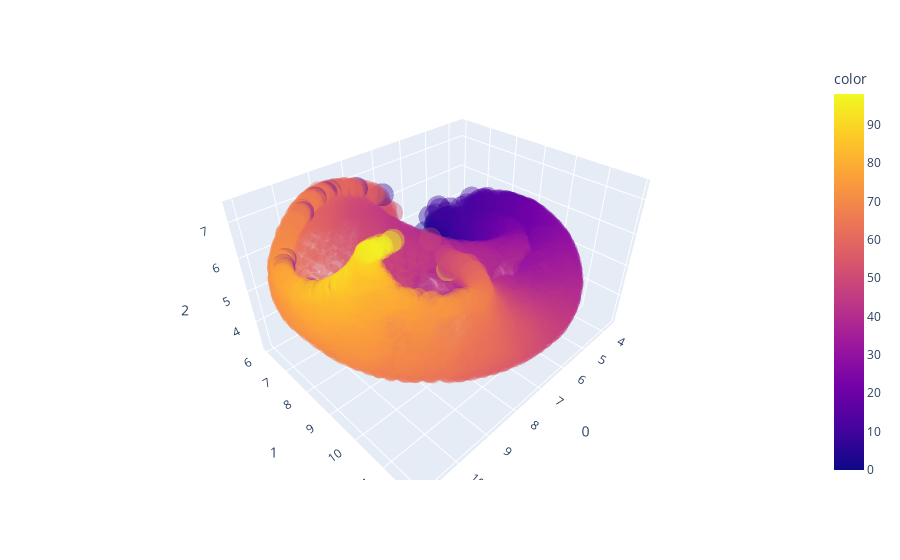

Notebook cell for this chart:
### Markdown cell above
## Low-D Representation of activity

### Code cell
embedding, reducer = an.lowD_reduce(if_pca=False,n_components=3,plot=True,n_neighbors=500)

### Figure 1 — Plotly figure (JSON) as saved in the notebook; plotly's stock layout.template omitted (floating-point values rounded to 4 significant figures; data arrays with more than 128 entries replaced by an {"elided": "..."} marker saying what was removed)
{"data": [{"hovertemplate": "0=%{x}<br>1=%{y}<br>2=%{z}<br>color=%{marker.color}<extra></extra>", "legendgroup": "", "marker": {"color": {"elided": "2500 int values"}, "coloraxis": "coloraxis", "opacity": 0.4, "symbol": "circle"}, "mode": "markers", "name": "", "scene": "scene", "showlegend": false, "type": "scatter3d", "x": {"elided": "2500 float values"}, "y": {"elided": "2500 float values"}, "z": {"elided": "2500 float values"}}], "layout": {"coloraxis": {"colorbar": {"title": {"text": "color"}}, "colorscale": [[0, "#0d0887"], [0.1111, "#46039f"], [0.2222, "#7201a8"], [0.3333, "#9c179e"], [0.4444, "#bd3786"], [0.5556, "#d8576b"], [0.6667, "#ed7953"], [0.7778, "#fb9f3a"], [0.8889, "#fdca26"], [1, "#f0f921"]]}, "legend": {"tracegroupgap": 0}, "margin": {"t": 60}, "scene": {"domain": {"x": [0, 1], "y": [0, 1]}, "xaxis": {"title": {"text": "0"}}, "yaxis": {"title": {"text": "1"}}, "zaxis": {"title": {"text": "2"}}}}}
